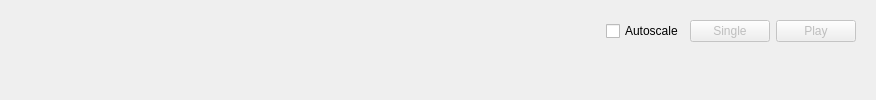
     <widget class="QWidget" name="cameraImage" native="true">
      <layout class="QVBoxLayout" name="verticalLayout">
       <item>
        <widget class="QWidget" name="cameraControl" native="true">
         <property name="minimumSize">
          <size>
           <width>0</width>
           <height>40</height>
          </size>
         </property>
         <layout class="QHBoxLayout" name="horizontalLayout_2">
          <item>
           <spacer name="horizontalSpacer">
            <property name="orientation">
             <enum>Qt::Horizontal</enum>
            </property>
            <property name="sizeHint" stdset="0">
             <size>
              <width>586</width>
              <height>20</height>
             </size>
            </property>
           </spacer>
          </item>
          <item>
           <widget class="QCheckBox" name="autoscalePlot">
            <property name="text">
             <string>Autoscale</string>
            </property>
           </widget>
          </item>
          <item>
           <widget class="QPushButton" name="camera_singleShot">
            <property name="enabled">
             <bool>false</bool>
            </property>
            <property name="text">
             <string>Single</string>
            </property>
           </widget>
          </item>
          <item>
           <widget class="QPushButton" name="camera_playPause">
            <property name="enabled">
             <bool>false</bool>
            </property>
            <property name="text">
             <string>Play</string>
            </property>
           </widget>
          </item>
         </layout>
        </widget>
       </item>
       <item>
        <widget class="QCustomPlot" name="customplot" native="true">
         <property name="sizePolicy">
          <sizepolicy hsizetype="Expanding" vsizetype="Expanding">
           <horstretch>0</horstretch>
           <verstretch>0</verstretch>
          </sizepolicy>
         </property>
        </widget>
       </item>
      </layout>
     </widget>
